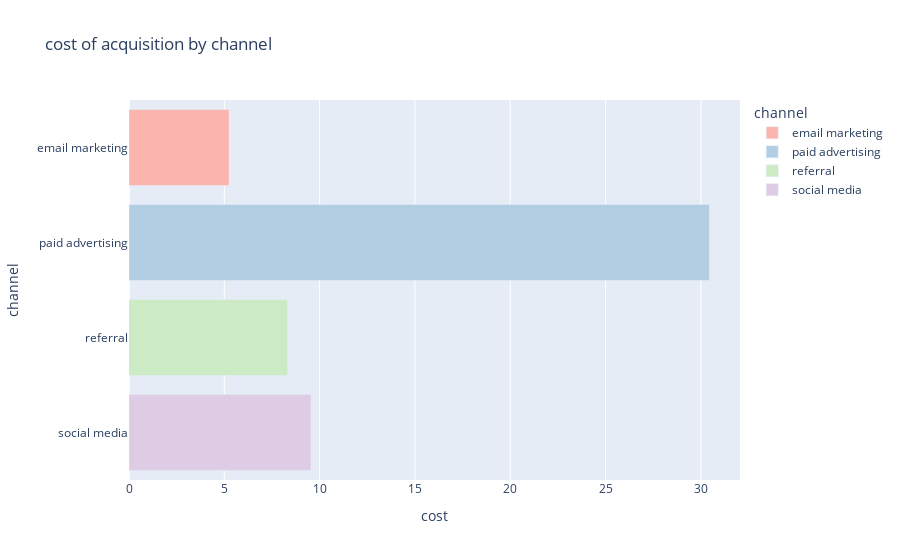

Notebook cell for this chart:
### Markdown cell above
### (b) bar chart :

### Code cell
fig2= px.bar(channels_mean, 
             x= 'cost', 
             y='channel',
             title= 'cost of acquisition by channel',
             orientation= 'h',
             color='channel',
             color_discrete_sequence= px.colors.qualitative.Pastel1
            )
#fig2.update_layout(width=1200, height=500)
fig2.show()

### Figure 1 — Plotly figure (JSON) as saved in the notebook; plotly's stock layout.template omitted (floating-point values rounded to 4 significant figures)
{"data": [{"alignmentgroup": "True", "hovertemplate": "channel=%{y}<br>cost=%{x}<extra></extra>", "legendgroup": "email marketing", "marker": {"color": "rgb(251,180,174)", "pattern": {"shape": ""}}, "name": "email marketing", "offsetgroup": "email marketing", "orientation": "h", "showlegend": true, "textposition": "auto", "type": "bar", "x": [5.246], "xaxis": "x", "y": ["email marketing"], "yaxis": "y"}, {"alignmentgroup": "True", "hovertemplate": "channel=%{y}<br>cost=%{x}<extra></extra>", "legendgroup": "paid advertising", "marker": {"color": "rgb(179,205,227)", "pattern": {"shape": ""}}, "name": "paid advertising", "offsetgroup": "paid advertising", "orientation": "h", "showlegend": true, "textposition": "auto", "type": "bar", "x": [30.45], "xaxis": "x", "y": ["paid advertising"], "yaxis": "y"}, {"alignmentgroup": "True", "hovertemplate": "channel=%{y}<br>cost=%{x}<extra></extra>", "legendgroup": "referral", "marker": {"color": "rgb(204,235,197)", "pattern": {"shape": ""}}, "name": "referral", "offsetgroup": "referral", "orientation": "h", "showlegend": true, "textposition": "auto", "type": "bar", "x": [8.32], "xaxis": "x", "y": ["referral"], "yaxis": "y"}, {"alignmentgroup": "True", "hovertemplate": "channel=%{y}<br>cost=%{x}<extra></extra>", "legendgroup": "social media", "marker": {"color": "rgb(222,203,228)", "pattern": {"shape": ""}}, "name": "social media", "offsetgroup": "social media", "orientation": "h", "showlegend": true, "textposition": "auto", "type": "bar", "x": [9.546], "xaxis": "x", "y": ["social media"], "yaxis": "y"}], "layout": {"autosize": true, "barmode": "relative", "legend": {"title": {"text": "channel"}, "tracegroupgap": 0}, "title": {"text": "cost of acquisition by channel"}, "xaxis": {"anchor": "y", "autorange": true, "domain": [0, 1], "range": [0, 32.05], "title": {"text": "cost"}, "type": "linear"}, "yaxis": {"anchor": "x", "autorange": true, "categoryarray": ["social media", "referral", "paid advertising", "email marketing"], "categoryorder": "array", "domain": [0, 1], "range": [-0.5, 3.5], "title": {"text": "channel"}, "type": "category"}}}
